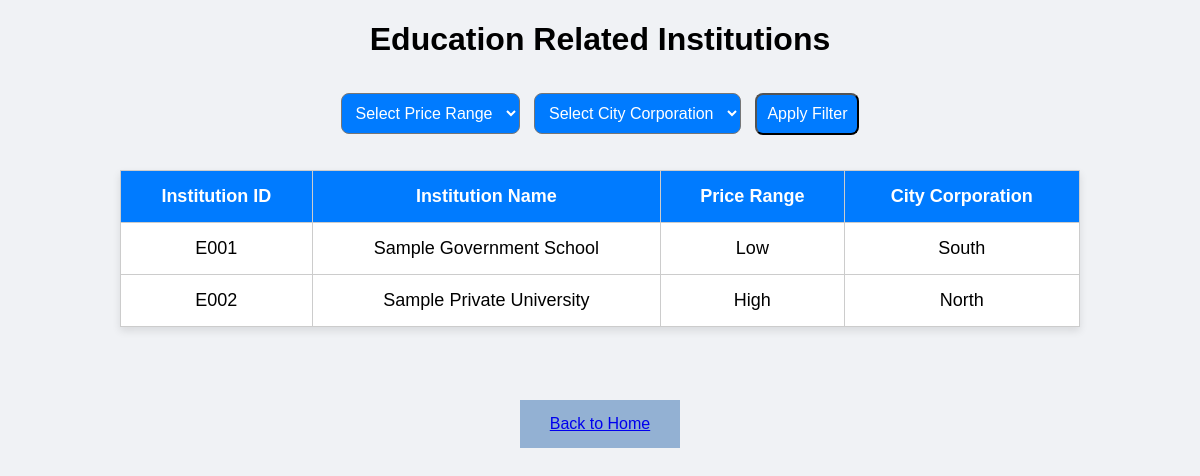
Screenshot of /education.php (signed in) with the database file from the repository.
### tables this page shows
CREATE TABLE human_rights_institution (
  Id               VARCHAR(10)  PRIMARY KEY,
  Institution_Name VARCHAR(150) NOT NULL,
  Price_Range      VARCHAR(30)  NOT NULL,
  City_corporation VARCHAR(10)  NOT NULL   
);

### education.php (the view, shortened to what this page needs)
<?php
include 'db_connect.php';
$sql = "SELECT * FROM human_rights_institution WHERE Id LIKE 'E%'";
$result = $conn->query($sql);
?>
<!DOCTYPE html>
<html lang="en">
<head>
</head>
<body>
<h1>Education Related Institutions</h1>
<form method="POST" class="filter-form">
    <select name="price_range">
        <option value="">Select Price Range</option>
    </select>
    <select name="city_corporation">
        <option value="">Select City Corporation</option>
    </select>
    <button type="submit" name="filter">Apply Filter</button>
</form>
<?php
if ($result->num_rows > 0) {
    echo "<table>";
    echo "<tr><th>Institution ID</th><th>Institution Name</th><th>Price Range</th><th>City Corporation</th></tr>";
    while($row = $result->fetch_assoc()) {
        echo "<tr>";
        echo "<td>" . $row['Id'] . "</td>";
        echo "<td>" . $row['Institution_Name'] . "</td>";
        echo "<td>" . $row['Price_Range'] . "</td>";
        echo "<td>" . $row['City_corporation'] . "</td>";
        echo "</tr>";
    }
    echo "</table>";
} else {
    echo "<p>No Institutions Found.</p>";
}
?>
<br>
<a href="home.php" style="display:block; margin: 25px auto; width: fit-content; background: rgb(147, 177, 211);padding: 15px 30px;">Back to Home</a>
</body>
</html>

### education.php (style rules this page uses)
body { font-family: Arial, sans-serif; background:rgb(240, 242, 245); margin: 0; padding: 0; text-align: center; }
.filter-form { margin-top: 30px; }
.filter-form select, .filter-form button { padding: 10px; font-size: 16px; margin: 5px; border-radius: 8px; background-color:rgb(0, 123, 255); color: white; }
table { margin: 30px auto; width: 80%; border-collapse: collapse; background: white; box-shadow: 0 4px 8px rgba(0,0,0,0.1); }
th, td { padding: 15px; border: 1px solid #ccc; font-size: 18px; }
th { background-color: rgb(0, 123, 255); color: white; }

### rows the page displays
human_rights_institution: Id "E001", Institution_Name "Sample Government School", Price_Range "Low", City_corporation "South"
human_rights_institution: Id "E002", Institution_Name "Sample Private University", Price_Range "High", City_corporation "North"
